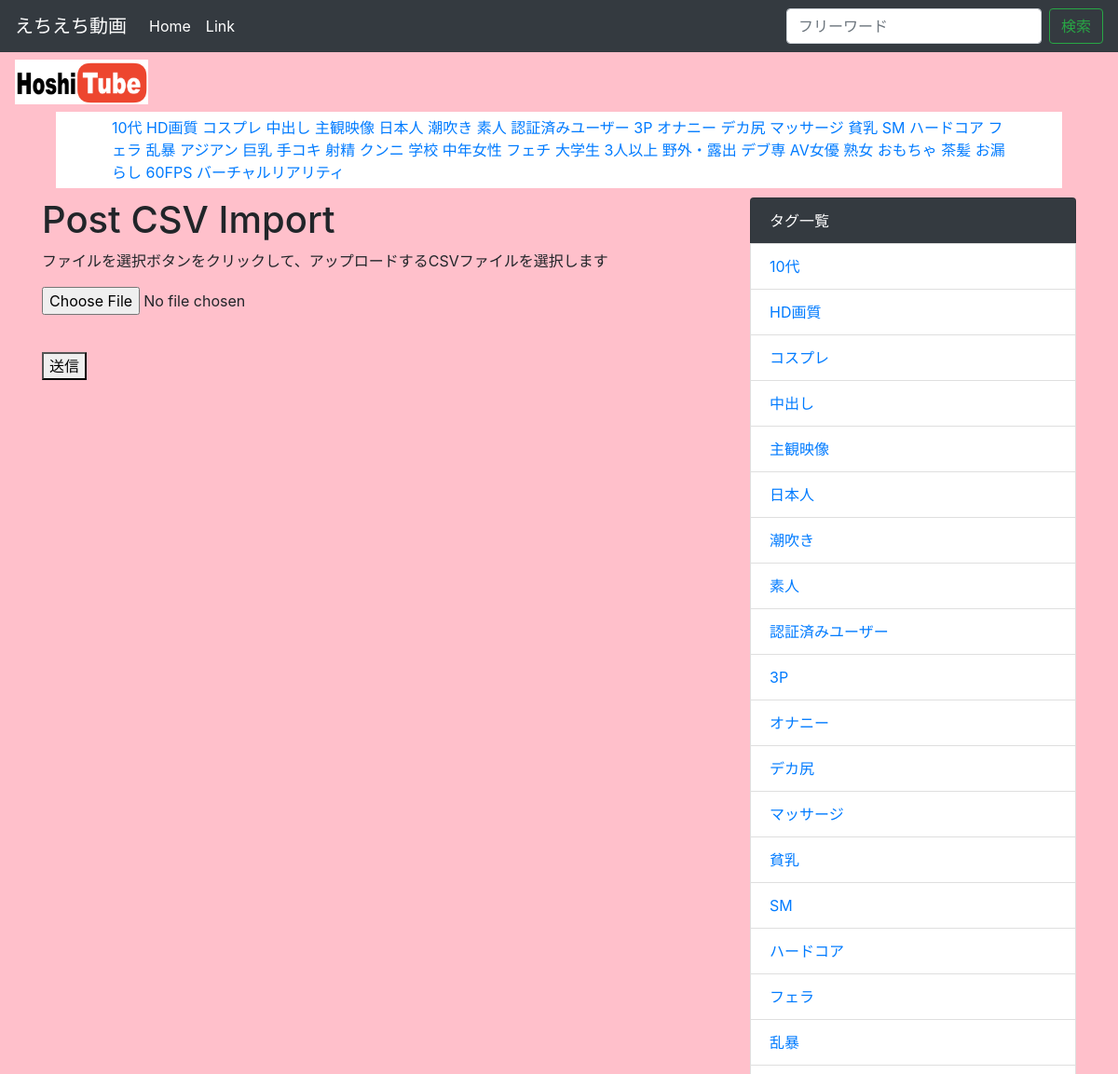
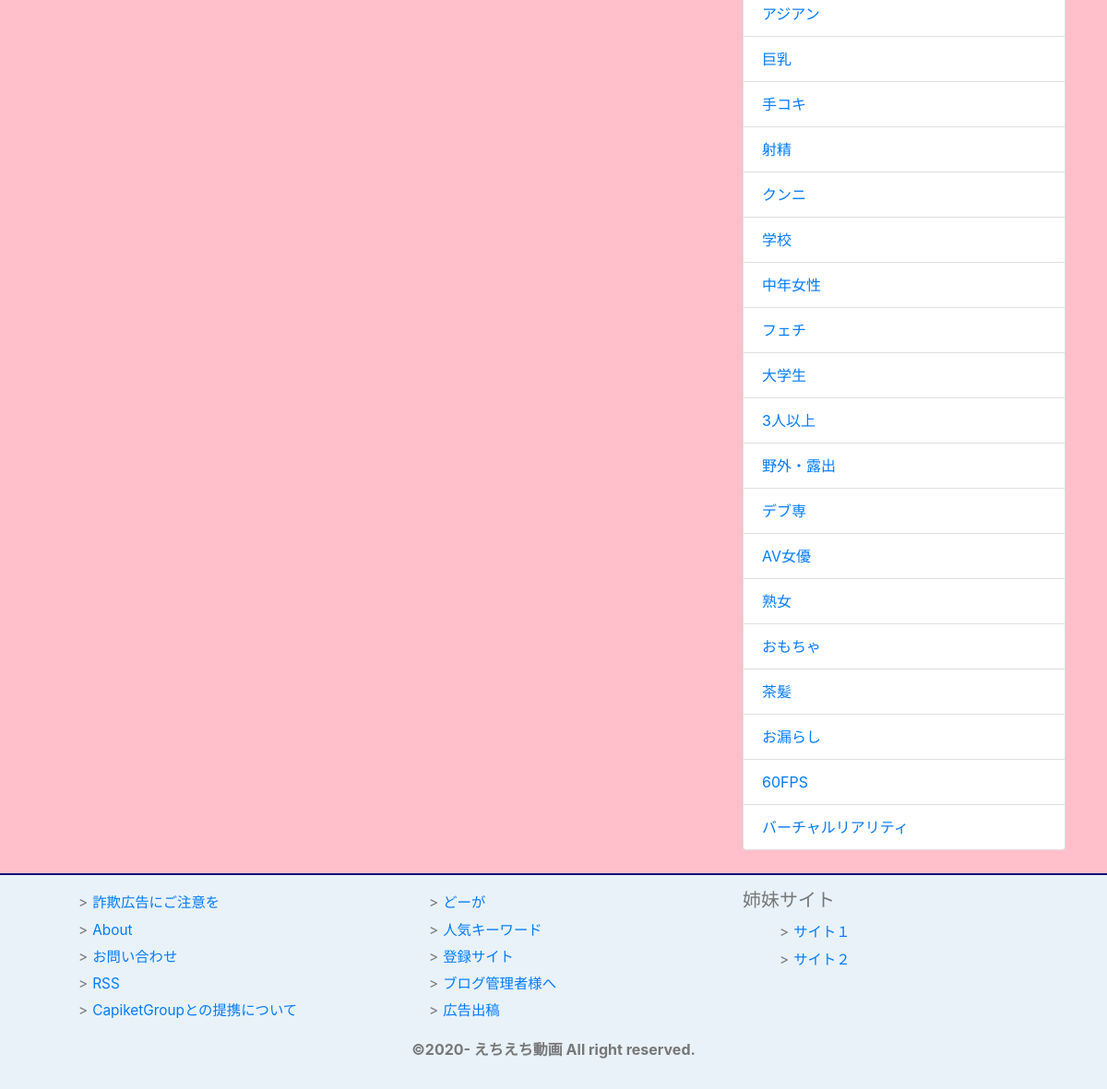
The app's page /import/ with its own data (2 pictures, top to bottom).
### main/models.py (models this page shows)
class Tag(models.Model):
    name = models.CharField('タグ名',max_length=255)
    def __str__(self):
        return self.name

### main/views.py (the view, shortened to what this page needs)
# urls.py: path('import/', views.PostImport.as_view(), name='import'),
class PostImport(generic.FormView):
    template_name = 'main/import.html'
    success_url = reverse_lazy('main:index')
    form_class = CSVUploadForm
    def get_context_data(self, **kwargs):
        ctx = super().get_context_data(**kwargs)
        ctx['form_name'] = 'main'
        return ctx

### main/forms.py
class CSVUploadForm(forms.Form):
    file = forms.FileField(label='CSVファイル')

### main/context_processors.py (called while the page is built)
def common(request):
    context = {
      'category_list':Tag.objects.all(),
    }
    return context

### main/templates/main/import.html (shortened to what this page needs)
{% extends 'main/base.html' %}
{% block content %}
<h1>Post CSV Import</h1>
<form action="" method="POST" enctype="multipart/form-data">
  <p>ファイルを選択ボタンをクリックして、アップロードするCSVファイルを選択します</p>
  <div class="form-group">
    {{form.file}}
  </div>
  <br/>
  <button type="submit">送信</button>
</form>
{% endblock %}

### main/templates/main/base.html (shortened to what this page needs)
{% load static %}
<!doctype html>
<html lang="ja">
<head>
    <link rel="stylesheet" href="https://maxcdn.bootstrapcdn.com/bootstrap/4.0.0-beta.2/css/bootstrap.min.css">
    <link rel="stylesheet" href="{% static 'css/common.css' %}">
</head>
  <body>
    <nav class="navbar navbar-expand-lg navbar-dark bg-dark">
  <a class="navbar-brand" href="#">えちえち動画</a>
  <div class="collapse navbar-collapse" id="navbarSupportedContent">
    <ul class="navbar-nav mr-auto">
      <li class="nav-item active">
        <a class="nav-link" href="{% url 'main:index' %}">Home</a>
      </li>
      <li class="nav-item active">
        <a class="nav-link" href="#">Link</a>
      </li>
    </ul>
    <form class="form-inline my-2 my-lg-0" method="GET" action="{% url 'main:index' %}">
      <input class="form-control mr-sm-2" type="text" placeholder="フリーワード" aria-label="Search" name="keyword">
      <button class="btn btn-outline-success my-2 my-sm-0" type="submit">検索</button>
    </form>
  </div>
</nav>
<div class="row">
  <div class="col-2">
    <a class="nav-link" href="{% url 'main:index' %}">
      <img src="/media/HoshiTube-logo.png" width="100%" />
    </a>
  </div>
</div>
<div class="tag_box">
  <ul class="side">
    {% for category in category_list %}
    <li class="side"><a href="{% url 'main:category' category.pk %}" class="tag_color">{{ category }}</a></li>
      {% endfor %}
  </ul>
</div>
<div class="container">
  <div class="row">
    <div class="col-md-8">
        {% block content %}
        {% endblock %}
    </div>
    <div class="col-md-4">
      <ul class="list-group">
        <li class="list-group-item bg-dark text-white">タグ一覧</li>
        {% for category in category_list %}
        <li class="list-group-item"><a href="{% url 'main:category' category.pk %}">{{ category }}</a></li>
          {% endfor %}
      </ul>
    </div>
  </div>
</div>
    <footer>
      <div class="container">
        <div class="row">
          <div class="col-md-4 col-xs-4">
            <ul>
              <li><a href="#">詐欺広告にご注意を</a></li>
              <li><a href="#">About</a></li>
              <li><a href="#">お問い合わせ</a></li>
              <li><a href="#">RSS</a></li>
              <li><a href="#">CapiketGroupとの提携について</a></li>
            </ul>
          </div>
          <div class="col-md-4 col-xs-4">
            <ul>
              <li><a href="#">どーが</a></li>
              <li><a href="#">人気キーワード</a></li>
              <li><a href="#">登録サイト</a></li>
              <li><a href="#">ブログ管理者様へ</a></li>
              <li><a href="#">広告出稿</a></li>
            </ul>
          </div>
          <div class="col-md-4 col-xs-4">
            <h5>姉妹サイト</h5>
            <ul>
              <li><a href="#" target="_blank">サイト１</a></li>
              <li><a href="#" target="_blank">サイト２</a></li>
            </ul>
          </div>
        </div>
        <div class="row">
          <div class="col-md-12 col-xs-12">
            <p class="text-center">
              ©2020-&nbsp;えちえち動画 All right reserved.
            </p>
          </div>
        </div>
      </div>
    </footer>
  </body>
</html>

### main/static/css/common.css (style rules this page uses)
body { background-color: pink; }
.side { display: inline; padding:0; }
.tag_box { width: 90%; margin: 0 auto; background-color: white; padding: 5px 5%; margin-bottom: 10px; }
.navbar-brand { height:auto; margin-left:0; }
footer { background-color:#e9f2f9; border-top:2px solid #0c0c75; color:#777; margin:25px 0 0; padding:15px 0; }
footer li { list-style:none outside none; font-size:96%; line-height:1.9em; }
footer li:before { content:">"; margin-right:5px; }
footer p { font-weight:bold; }

### records on screen
Tag: name "10代"
Tag: name "HD画質"
Tag: name "コスプレ"
Tag: name "中出し"
Tag: name "主観映像"
Tag: name "日本人"
Tag: name "潮吹き"
Tag: name "素人"
Tag: name "認証済みユーザー"
Tag: name "3P"
Tag: name "オナニー"
Tag: name "デカ尻"
Tag: name "マッサージ"
Tag: name "貧乳"
Tag: name "SM"
Tag: name "ハードコア"
Tag: name "フェラ"
Tag: name "乱暴"
Tag: name "アジアン"
Tag: name "巨乳"
Tag: name "手コキ"
Tag: name "射精"
Tag: name "クンニ"
Tag: name "学校"
Tag: name "中年女性"
Tag: name "フェチ"
Tag: name "大学生"
Tag: name "3人以上"
Tag: name "野外・露出"
Tag: name "デブ専"
Tag: name "AV女優"
Tag: name "熟女"
Tag: name "おもちゃ"
Tag: name "茶髪"
Tag: name "お漏らし"
Tag: name "60FPS"
Tag: name "バーチャルリアリティ"
